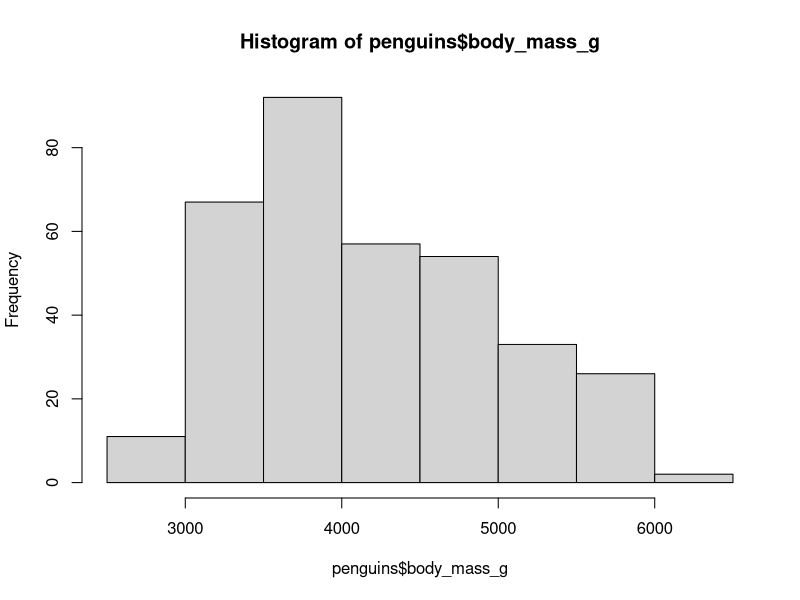
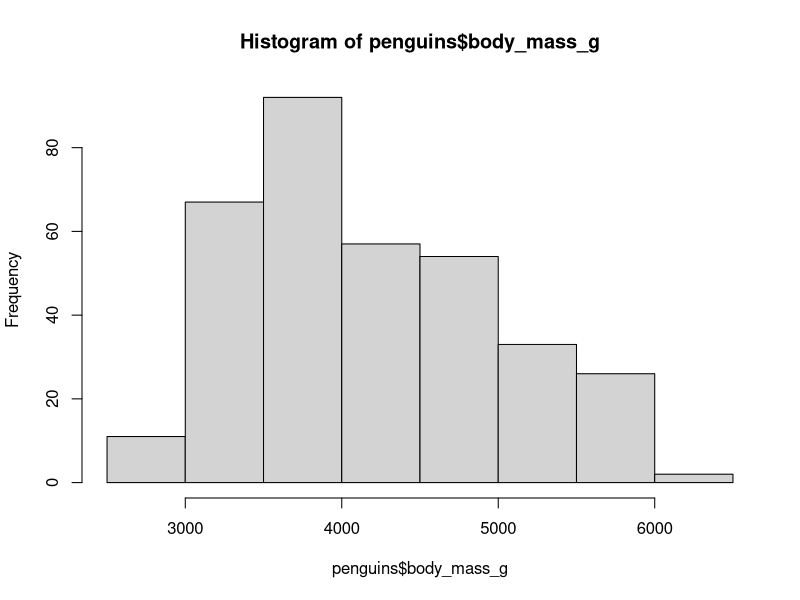
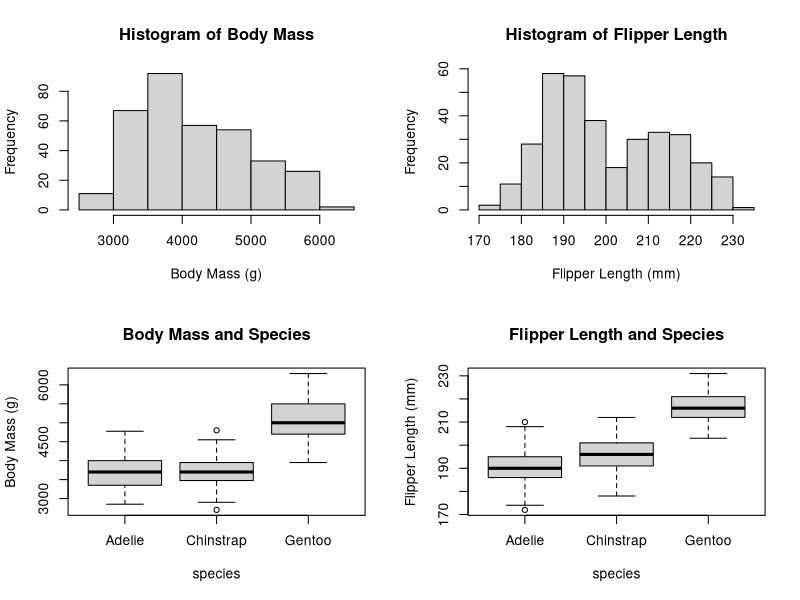
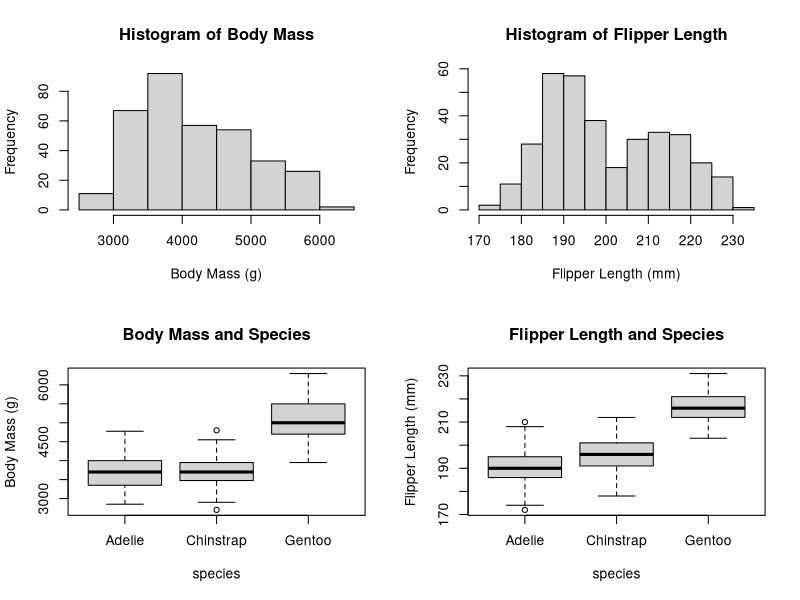
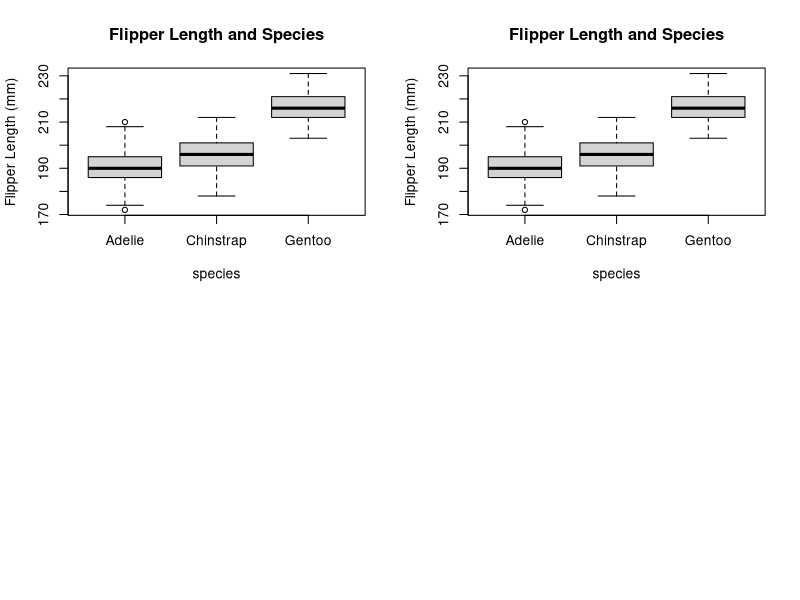

Here is the R script that generated these plots, in order:
## ---- chunk 1
knitr::opts_chunk$set(echo = TRUE)
## ---- chunk 2
require(palmerpenguins)
hist(penguins$body_mass_g)
## ---- chunk 3
require(palmerpenguins)
hist(penguins$body_mass_g)
## ---- chunk 4
par(mfrow = c(2, 2))
hist(
penguins$body_mass_g,
main = "Histogram of Body Mass",
xlab = "Body Mass (g)")
hist(
penguins$flipper_length_mm,
main = "Histogram of Flipper Length",
xlab = "Flipper Length (mm)")
boxplot(
body_mass_g ~ species, data = penguins,
main = "Body Mass and Species",
ylab = "Body Mass (g)"
)
boxplot(
flipper_length_mm ~ species, data = penguins,
main = "Flipper Length and Species",
ylab = "Flipper Length (mm)"
)

## ---- chunk 5
par(mfrow = c(2, 2))
hist(
penguins$body_mass_g,
main = "Histogram of Body Mass",
xlab = "Body Mass (g)")
hist(
penguins$flipper_length_mm,
main = "Histogram of Flipper Length",
xlab = "Flipper Length (mm)")
boxplot(
body_mass_g ~ species, data = penguins,
main = "Body Mass and Species",
ylab = "Body Mass (g)"
)
boxplot(
flipper_length_mm ~ species, data = penguins,
main = "Flipper Length and Species",
ylab = "Flipper Length (mm)"
)
## ---- chunk 6
boxplot(
  flipper_length_mm ~ species, data = penguins,
  main = "Flipper Length and Species",
  ylab = "Flipper Length (mm)"
)

## ---- chunk 7
boxplot(
  flipper_length_mm ~ species, data = penguins,
  main = "Flipper Length and Species",
  ylab = "Flipper Length (mm)"
)

